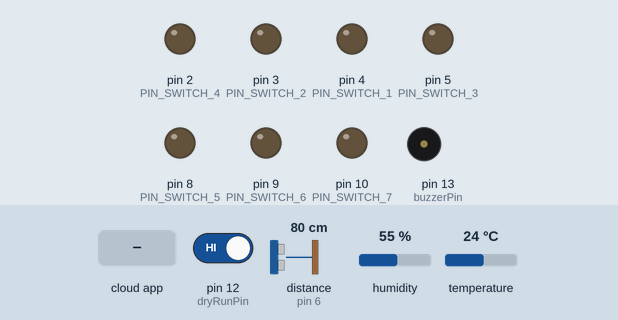
Simulated run of this sketch. Board: Arduino Uno, built with avr-gcc and run on an emulated ATmega328P. Parts: output pins drawn as LEDs (lit = HIGH), buzzer (waves = sounding, pin HIGH). Wiring (inferred from the names in the program): ultrasonic range finder: trigger pin 7; echo pin 6. The test bench sets the inputs (shaded band); at power-on: temperature 24 °C, pin 12 (dryRunPin) HIGH, distance to the obstacle (sensor on pin 6) 80 cm, humidity 55 %. The echo pulse lasts 58.3 µs per cm; the RemoteXY app is connected; pins used as bus, display or sensor lines are not drawn.

Above: at 1.2 s.
1.3 s: temperature set to 28 °C
3.2 s: temperature set to 31 °C
At 8.8 s:
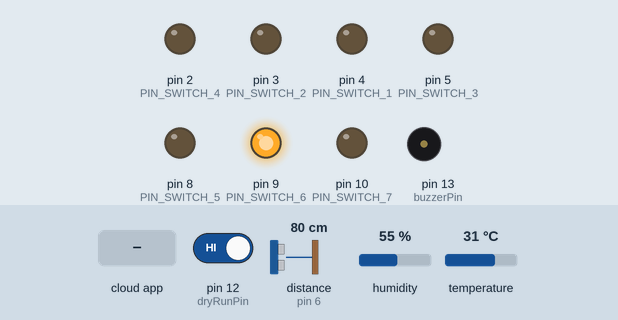
9.2 s: pin 12 (dryRunPin) driven LOW
At 12.2 s:
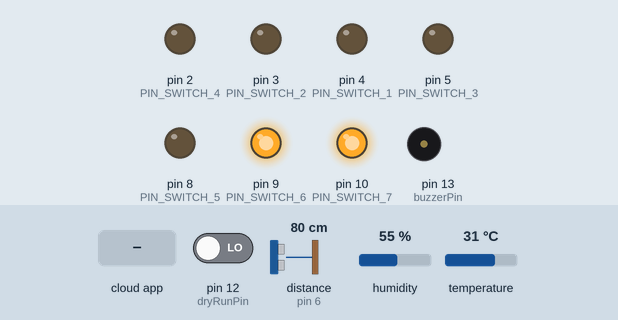
15.2 s: the phone or cloud app sets switch_2 to 1
At 17.8 s:
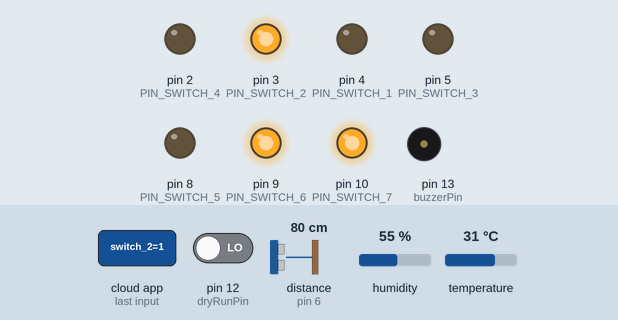
21.2 s: distance to the obstacle (sensor on pin 6) set to 9 cm
23.7 s: distance to the obstacle (sensor on pin 6) set to 6 cm
At 27.7 s:
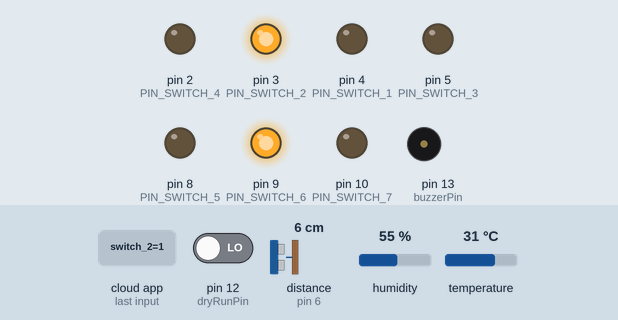
Timing chart, 0 to 30.7 s (numbered marks = the images above; inputs shaded):
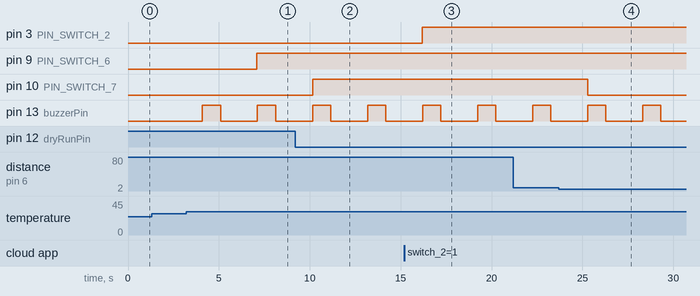

The sketch:

smarthome.ino
```cpp
#define REMOTEXY_MODE__ESP8266_HARDSERIAL_CLOUD

#include <RemoteXY.h>
#include <DHT.h>
#include <DHT_U.h>
#define DHTTYPE DHT11
#define DHTPIN A0
#define trigPin 7
#define echoPin 6
#define buzzerPin 13
const int dryRunPin = 12;
DHT dht(DHTPIN, DHTTYPE);

// RemoteXY connection settings
#define REMOTEXY_SERIAL Serial
#define REMOTEXY_SERIAL_SPEED 115200
#define REMOTEXY_WIFI_SSID "AHMED"
#define REMOTEXY_WIFI_PASSWORD "10101010**"
#define REMOTEXY_CLOUD_SERVER "cloud.remotexy.com"
#define REMOTEXY_CLOUD_PORT 6376
#define REMOTEXY_CLOUD_TOKEN "e35111c2515f80f22f5019c9655c1a3f"


// RemoteXY configurate
#pragma pack(push, 1)
uint8_t RemoteXY_CONF[] =  // 355 bytes
{ 255, 7, 0, 34, 0, 92, 1, 16, 124, 1, 2, 1, 35, 14, 14, 6, 94, 26, 31, 31,
  79, 78, 0, 79, 70, 70, 0, 129, 0, 9, 14, 20, 6, 24, 82, 111, 111, 109, 49, 0,
  130, 3, 250, 49, 73, 26, 31, 129, 0, 2, 52, 30, 4, 24, 84, 101, 109, 112, 101, 114,
  97, 116, 117, 114, 101, 32, 40, 67, 41, 0, 129, 0, 6, 59, 23, 4, 24, 72, 117, 109,
  105, 100, 105, 116, 121, 32, 40, 37, 41, 0, 67, 4, 36, 52, 20, 5, 1, 26, 11, 67,
  4, 36, 59, 20, 5, 2, 26, 11, 67, 4, 36, 77, 21, 6, 163, 26, 11, 129, 0, 58,
  78, 3, 4, 8, 37, 0, 2, 1, 35, 21, 14, 6, 94, 26, 31, 31, 79, 78, 0, 79,
  70, 70, 0, 129, 0, 9, 21, 20, 6, 24, 82, 111, 111, 109, 50, 0, 129, 0, 9, 43,
  20, 6, 24, 82, 111, 111, 109, 53, 0, 129, 0, 9, 28, 20, 6, 24, 82, 111, 111, 109,
  51, 0, 129, 0, 9, 35, 20, 6, 24, 82, 111, 111, 109, 52, 0, 130, 0, 255, 255, 64,
  12, 111, 129, 0, 17, 3, 30, 7, 8, 77, 121, 32, 72, 111, 109, 101, 0, 2, 1, 36,
  67, 14, 6, 94, 26, 31, 31, 79, 78, 0, 79, 70, 70, 0, 2, 1, 37, 86, 14, 6,
  94, 26, 31, 31, 79, 78, 0, 79, 70, 70, 0, 2, 1, 35, 42, 14, 6, 94, 26, 31,
  31, 79, 78, 0, 79, 70, 70, 0, 2, 1, 35, 35, 14, 6, 94, 26, 31, 31, 79, 78,
  0, 79, 70, 70, 0, 2, 1, 35, 28, 14, 6, 94, 26, 31, 31, 79, 78, 0, 79, 70,
  70, 0, 129, 0, 12, 67, 10, 6, 24, 70, 97, 110, 0, 129, 0, 10, 78, 22, 4, 24,
  87, 97, 116, 101, 114, 32, 76, 101, 118, 101, 108, 32, 0, 129, 0, 16, 87, 11, 4, 24,
  80, 117, 109, 112, 32, 0, 70, 16, 57, 52, 5, 5, 26, 37, 8
};

// this structure defines all the variables and events of your control interface
struct {

  // input variables
  uint8_t switch_1;  // =1 if switch ON and =0 if OFF
  uint8_t switch_2;  // =1 if switch ON and =0 if OFF
  uint8_t switch_6;  // =1 if switch ON and =0 if OFF
  uint8_t switch_7;  // =1 if switch ON and =0 if OFF
  uint8_t switch_5;  // =1 if switch ON and =0 if OFF
  uint8_t switch_4;  // =1 if switch ON and =0 if OFF
  uint8_t switch_3;  // =1 if switch ON and =0 if OFF

  // output variables
  char text_temp[11];      // string UTF8 end zero
  char text_humidity[11];  // string UTF8 end zero
  char text_ultra[11];     // string UTF8 end zero

  // other variable
  uint8_t connect_flag;  // =1 if wire connected, else =0

} RemoteXY;
#pragma pack(pop)

#define PIN_SWITCH_1 4
#define PIN_SWITCH_2 3
#define PIN_SWITCH_6 9
#define PIN_SWITCH_7 10
#define PIN_SWITCH_5 8
#define PIN_SWITCH_4 2
#define PIN_SWITCH_3 5


void setup() {
  RemoteXY_Init();

  pinMode(PIN_SWITCH_1, OUTPUT);
  pinMode(PIN_SWITCH_2, OUTPUT);
  pinMode(PIN_SWITCH_6, OUTPUT);
  pinMode(PIN_SWITCH_7, OUTPUT);
  pinMode(PIN_SWITCH_5, OUTPUT);
  pinMode(PIN_SWITCH_4, OUTPUT);
  pinMode(PIN_SWITCH_3, OUTPUT);
  pinMode(buzzerPin, OUTPUT);
  pinMode(trigPin, OUTPUT);
  pinMode(echoPin, INPUT);
  pinMode(dryRunPin, INPUT);
  dht.begin();
}

void loop() {
  RemoteXY_Handler();

  digitalWrite(PIN_SWITCH_1, (RemoteXY.switch_1 == 0) ? LOW : HIGH);
  digitalWrite(PIN_SWITCH_2, (RemoteXY.switch_2 == 0) ? LOW : HIGH);
  digitalWrite(PIN_SWITCH_6, (RemoteXY.switch_6 == 0) ? LOW : HIGH);
  digitalWrite(PIN_SWITCH_7, (RemoteXY.switch_7 == 0) ? LOW : HIGH);
  digitalWrite(PIN_SWITCH_5, (RemoteXY.switch_5 == 0) ? LOW : HIGH);
  digitalWrite(PIN_SWITCH_4, (RemoteXY.switch_4 == 0) ? LOW : HIGH);
  digitalWrite(PIN_SWITCH_3, (RemoteXY.switch_3 == 0) ? LOW : HIGH);

  long duration ,cm;
  float temperature = dht.readTemperature();
  float humidity = dht.readHumidity();
  dtostrf(temperature, 0, 1, RemoteXY.text_temp);
  dtostrf(humidity, 0, 1, RemoteXY.text_humidity);

  digitalWrite(trigPin, LOW);
  delayMicroseconds(2);
  digitalWrite(trigPin, HIGH);
  delayMicroseconds(10);
  digitalWrite(trigPin, LOW);

  duration = pulseIn(echoPin, HIGH);
  cm = (duration / 2) / 29.1;

  if (digitalRead(dryRunPin) == 0) {
    if (cm >= 17) {
      dtostrf(0, 0, 1, RemoteXY.text_ultra);
      digitalWrite(10, HIGH);
      RemoteXY.switch_7 = 1;
    }
    else if (cm >= 16) {
      dtostrf(0, 0, 1, RemoteXY.text_ultra);
      digitalWrite(10, HIGH);
      RemoteXY.switch_7 = 1;
    }
    else if (cm >= 15) {
      dtostrf(10, 0, 1, RemoteXY.text_ultra);
      digitalWrite(10, HIGH);
      RemoteXY.switch_7 = 1;
    }
    else if (cm >= 14) {
      dtostrf(20, 0, 1, RemoteXY.text_ultra);
      digitalWrite(10, HIGH);
      RemoteXY.switch_7 = 1;
    }
    else if (cm >= 13) {
      dtostrf(30, 0, 1, RemoteXY.text_ultra);
      digitalWrite(10, HIGH);
      RemoteXY.switch_7 = 1;
    }
    else if (cm >= 12) {
      dtostrf(40, 0, 1, RemoteXY.text_ultra);
      digitalWrite(10, HIGH);
      RemoteXY.switch_7 = 1;
    }
    else if (cm >= 11) {
      dtostrf(50, 0, 1, RemoteXY.text_ultra);
      digitalWrite(10, HIGH);
      RemoteXY.switch_7 = 1;
    }
    else if (cm >= 10) {
      dtostrf(60, 0, 1, RemoteXY.text_ultra);

    }
    else if (cm >= 9) {
      dtostrf(70, 0, 1, RemoteXY.text_ultra);

    }
    else if (cm >= 8) {
      dtostrf(80, 0, 1, RemoteXY.text_ultra);

    }
    else if (cm >= 7) {
      dtostrf(90, 0, 1, RemoteXY.text_ultra);

    }
    else if (cm >= 5) {
      dtostrf(100, 0, 1, RemoteXY.text_ultra);
      digitalWrite(10, LOW);
      RemoteXY.switch_7 = 0;
    }
    else {
      digitalWrite(10, LOW);
      RemoteXY.switch_7 = 0;
    }
  }
  else {
    digitalWrite(10, LOW);
    RemoteXY.switch_7 = 0;
  }


  if (temperature >= 30) {
    digitalWrite(buzzerPin, HIGH);
    RemoteXY.switch_6 = 1;
    delay(1000);
    digitalWrite(buzzerPin, LOW);
    delay(2000);
  } else {
    RemoteXY.switch_6 = 0;
    digitalWrite(buzzerPin, LOW);
  }}
```

Measured:
- the behaviour switches between 29 and 30 °C on temperature (found by bisection; images 0 and 1)
- the behaviour switches between 8 and 7 cm on distance to the obstacle (sensor on pin 6) (found by bisection; images 3 and 4)
- after the input at 1.3 s, every drawn part: stays the same
- after the input at 3.2 s, pin 9 (PIN_SWITCH_6): LOW → HIGH after 3.9 s; pin 13 (buzzerPin): alternates HIGH for 1.0 s and LOW for 2.0 s, starting after 0.89 s
- after the input at 9.2 s, pin 10 (PIN_SWITCH_7): LOW → HIGH after 0.95 s
- after the input at 15.2 s, pin 3 (PIN_SWITCH_2): LOW → HIGH after 0.98 s
- after the input at 23.7 s, pin 10 (PIN_SWITCH_7): HIGH → LOW after 1.6 s
